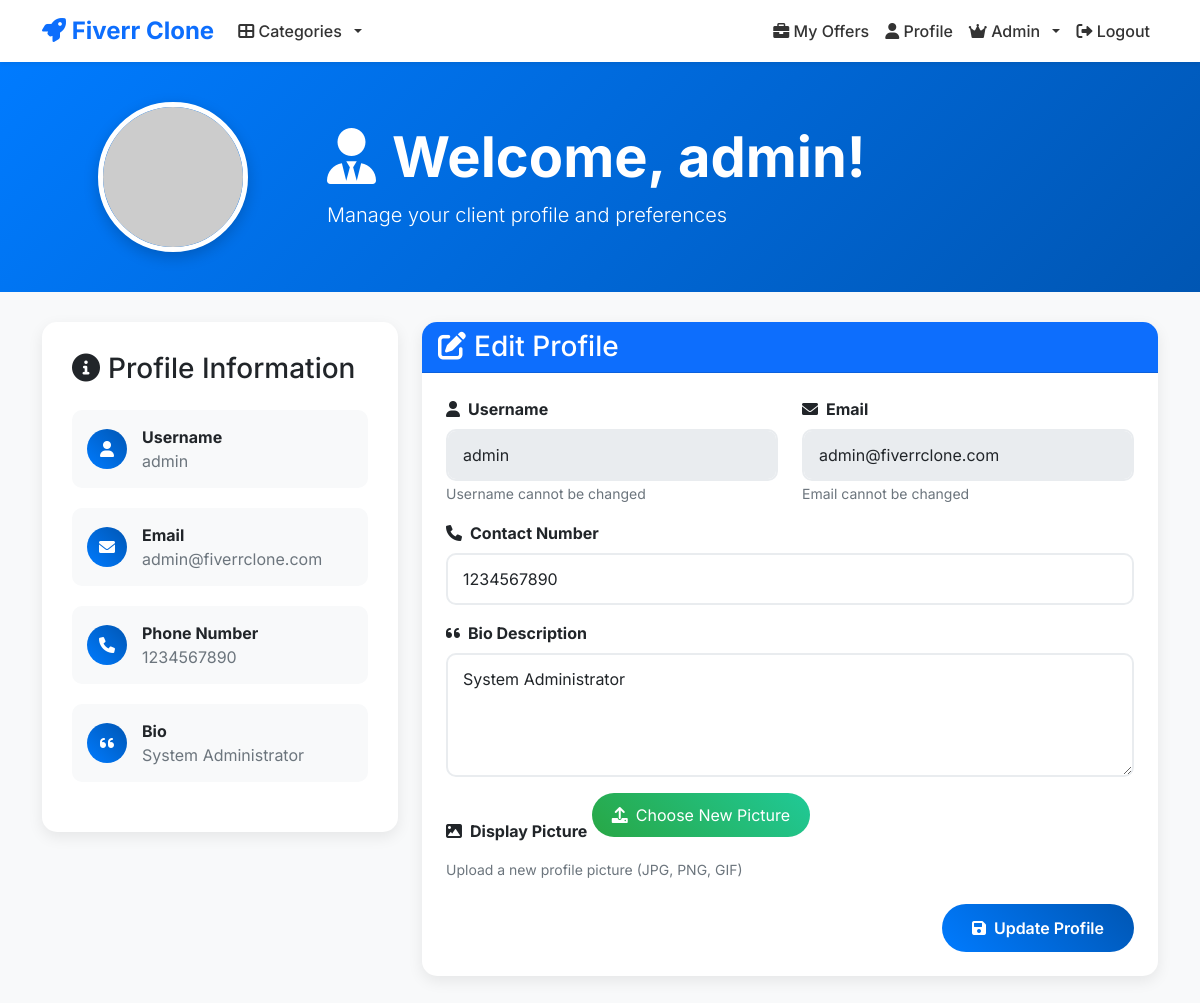
The app's page /client/profile.php (signed in) with its own data.
### tables this page shows
CREATE TABLE fiverr_clone_users (
    user_id INT AUTO_INCREMENT PRIMARY KEY,
    username VARCHAR(255) NOT NULL,
    email VARCHAR(255) UNIQUE NOT NULL,
    password TEXT NOT NULL,
    is_client BOOLEAN NOT NULL DEFAULT FALSE,
    is_administrator BOOLEAN NOT NULL DEFAULT FALSE,
    bio_description TEXT,
    display_picture TEXT,
    contact_number VARCHAR(255),
    date_added TIMESTAMP DEFAULT CURRENT_TIMESTAMP
);

### client/classes/Database.php (called while the page is built, shortened)
<?php
class Database {
    protected $pdo;
    private $host = 'localhost';
    private $db = 'fiverr_database';
    private $user = 'root';
    private $pass = '';
    private $charset = 'utf8mb4';
    public function __construct() {
        $dsn = "mysql:host=$this->host;dbname=$this->db;charset=$this->charset";
        $options = [
            PDO::ATTR_ERRMODE            => PDO::ERRMODE_EXCEPTION,
            PDO::ATTR_DEFAULT_FETCH_MODE => PDO::FETCH_ASSOC,
            PDO::ATTR_EMULATE_PREPARES   => false,
        ];
        try {
            $this->pdo = new PDO($dsn, $this->user, $this->pass, $options);
            $this->pdo->exec("SET time_zone = '+08:00';");
        } catch (\PDOException $e) {
            throw new \PDOException($e->getMessage(), (int)$e->getCode());
        }
    }
    protected function executeQuerySingle($sql, $params = []) {
        $stmt = $this->pdo->prepare($sql);
        $stmt->execute($params);
        return $stmt->fetch();
    }
}
?>

### client/classes/User.php (called while the page is built, shortened)
<?php
require_once 'Database.php';
class User extends Database {
    public function getUsers($id = null) {
        if ($id) {
            $sql = "SELECT * FROM fiverr_clone_users WHERE user_id = ?";
            return $this->executeQuerySingle($sql, [$id]);
        }
        $sql = "SELECT * FROM fiverr_clone_users";
        return $this->executeQuery($sql);
    }
}
?>

### client/classloader.php (called while the page is built, shortened)
<?php
require_once 'classes/Database.php';
require_once 'classes/User.php';
$userObj = new User();
?>

### client/profile.php (the view, shortened to what this page needs)
<?php require_once 'classloader.php'; ?>
<!doctype html>
  <html lang="en">
  <head>
    <link href="https://cdn.jsdelivr.net/npm/bootstrap@5.1.3/dist/css/bootstrap.min.css" rel="stylesheet">
    <link href="https://cdnjs.cloudflare.com/ajax/libs/font-awesome/6.0.0/css/all.min.css" rel="stylesheet">
  </head>
  <body>
    <?php include 'includes/navbar.php'; ?>
    <?php $userInfo = $userObj->getUsers($_SESSION['user_id']); ?>
    <div class="profile-header">
      <div class="container">
        <div class="row align-items-center">
          <div class="col-md-3 text-center">
            <img src="<?php echo !empty($userInfo['display_picture']) ? '../images/'.$userInfo['display_picture'] : 'https://via.placeholder.com/150x150/007bff/ffffff?text='.strtoupper(substr($userInfo['username'], 0, 2)); ?>"
                 class="profile-image" alt="Profile Picture">
          </div>
          <div class="col-md-9">
            <h1 class="display-4 fw-bold mb-2">
              <i class="fas fa-user-tie me-3"></i>Welcome, <?php echo htmlspecialchars($userInfo['username']); ?>!
            </h1>
            <p class="lead mb-0">Manage your client profile and preferences</p>
          </div>
        </div>
      </div>
    </div>
    <div class="container">
      <div class="row">
        <div class="col-lg-4">
          <div class="profile-info">
            <h3 class="mb-4">
              <i class="fas fa-info-circle me-2"></i>Profile Information
            </h3>
            <div class="info-item">
              <div class="info-icon">
                <i class="fas fa-user"></i>
              </div>
              <div>
                <strong>Username</strong><br>
                <span class="text-muted"><?php echo htmlspecialchars($userInfo['username']); ?></span>
              </div>
            </div>
            <div class="info-item">
              <div class="info-icon">
                <i class="fas fa-envelope"></i>
              </div>
              <div>
                <strong>Email</strong><br>
                <span class="text-muted"><?php echo htmlspecialchars($userInfo['email']); ?></span>
              </div>
            </div>
            <div class="info-item">
              <div class="info-icon">
                <i class="fas fa-phone"></i>
              </div>
              <div>
                <strong>Phone Number</strong><br>
                <span class="text-muted"><?php echo htmlspecialchars($userInfo['contact_number']); ?></span>
              </div>
            </div>
            <?php if (!empty($userInfo['bio_description'])): ?>
            <div class="info-item">
              <div class="info-icon">
                <i class="fas fa-quote-left"></i>
              </div>
              <div>
                <strong>Bio</strong><br>
                <span class="text-muted"><?php echo htmlspecialchars($userInfo['bio_description']); ?></span>
              </div>
            </div>
            <?php endif; ?>
          </div>
        </div>
        <div class="col-lg-8">
          <div class="profile-card card">
            <div class="card-header bg-primary text-white">
              <h3 class="mb-0">
                <i class="fas fa-edit me-2"></i>Edit Profile
              </h3>
            </div>
            <div class="card-body p-4">
              <form action="core/handleForms.php" method="POST" enctype="multipart/form-data">
                <div class="row">
                  <div class="col-md-6 mb-3">
                    <label class="form-label fw-bold">
                      <i class="fas fa-user me-2"></i>Username
                    </label>
                    <input type="text" class="form-control" name="username" value="<?php echo htmlspecialchars($userInfo['username']); ?>" disabled>
                    <small class="text-muted">Username cannot be changed</small>
                  </div>
                  <div class="col-md-6 mb-3">
                    <label class="form-label fw-bold">
                      <i class="fas fa-envelope me-2"></i>Email
                    </label>
                    <input type="email" class="form-control" name="email" value="<?php echo htmlspecialchars($userInfo['email']); ?>" disabled>
                    <small class="text-muted">Email cannot be changed</small>
                  </div>
                </div>
                <div class="mb-3">
                  <label class="form-label fw-bold">
                    <i class="fas fa-phone me-2"></i>Contact Number
                  </label>
                  <input type="text" class="form-control" name="contact_number" value="<?php echo htmlspecialchars($userInfo['contact_number']); ?>" required>
                </div>
                <div class="mb-3">
                  <label class="form-label fw-bold">
                    <i class="fas fa-quote-left me-2"></i>Bio Description
                  </label>
                  <textarea name="bio_description" class="form-control" rows="4" placeholder="Tell us about yourself..."><?php echo htmlspecialchars($userInfo['bio_description']); ?></textarea>
                </div>
                <div class="mb-4">
                  <label class="form-label fw-bold">
                    <i class="fas fa-image me-2"></i>Display Picture
                  </label>
                  <div class="file-input-wrapper">
                    <i class="fas fa-upload me-2"></i>Choose New Picture
                  </div>
                  <small class="text-muted d-block mt-2">Upload a new profile picture (JPG, PNG, GIF)</small>
                </div>
                <div class="text-end">
                  <button type="submit" class="btn-update" name="updateUserBtn">
                    <i class="fas fa-save me-2"></i>Update Profile
                  </button>
                </div>
              </form>
            </div>
          </div>
        </div>
      </div>
    </div>
  </body>
</html>

### client/profile.php (style rules this page uses)
body { font-family: 'Inter', sans-serif; background-color: #f8f9fa; }
.profile-header { background: linear-gradient(135deg, #007bff 0%, #0056b3 100%); color: white; padding: 40px 0; margin-bottom: 30px; }
.profile-card { border: none; border-radius: 15px; box-shadow: 0 5px 15px rgba(0,0,0,0.08); transition: transform 0.3s ease, box-shadow 0.3s ease; margin-bottom: 30px; overflow: hidden; }
.profile-image { width: 150px; height: 150px; border-radius: 50%; object-fit: cover; border: 5px solid white; box-shadow: 0 5px 15px rgba(0,0,0,0.2); }
.profile-info { background: white; border-radius: 15px; padding: 30px; box-shadow: 0 5px 15px rgba(0,0,0,0.08); }
.info-item { display: flex; align-items: center; margin-bottom: 20px; padding: 15px; background: #f8f9fa; border-radius: 10px; transition: all 0.3s ease; }
.info-icon { width: 40px; height: 40px; background: linear-gradient(45deg, #007bff, #0056b3); border-radius: 50%; display: flex; align-items: center; justify-content: center; color: white; margin-right: 15px; }
.form-control { border-radius: 10px; border: 2px solid #e9ecef; padding: 12px 15px; transition: all 0.3s ease; }
.btn-update { background: linear-gradient(45deg, #007bff, #0056b3); border: none; color: white; padding: 12px 30px; border-radius: 25px; font-weight: 600; transition: all 0.3s ease; }
.file-input-wrapper { position: relative; overflow: hidden; display: inline-block; background: linear-gradient(45deg, #28a745, #20c997); color: white; padding: 10px 20px; border-radius: 25px; cursor: pointer; transition: all 0.3s ease; }

### records on screen
fiverr_clone_users: username "admin", email "admin@fiverrclone.com", contact_number "1234567890", bio_description "System Administrator"
